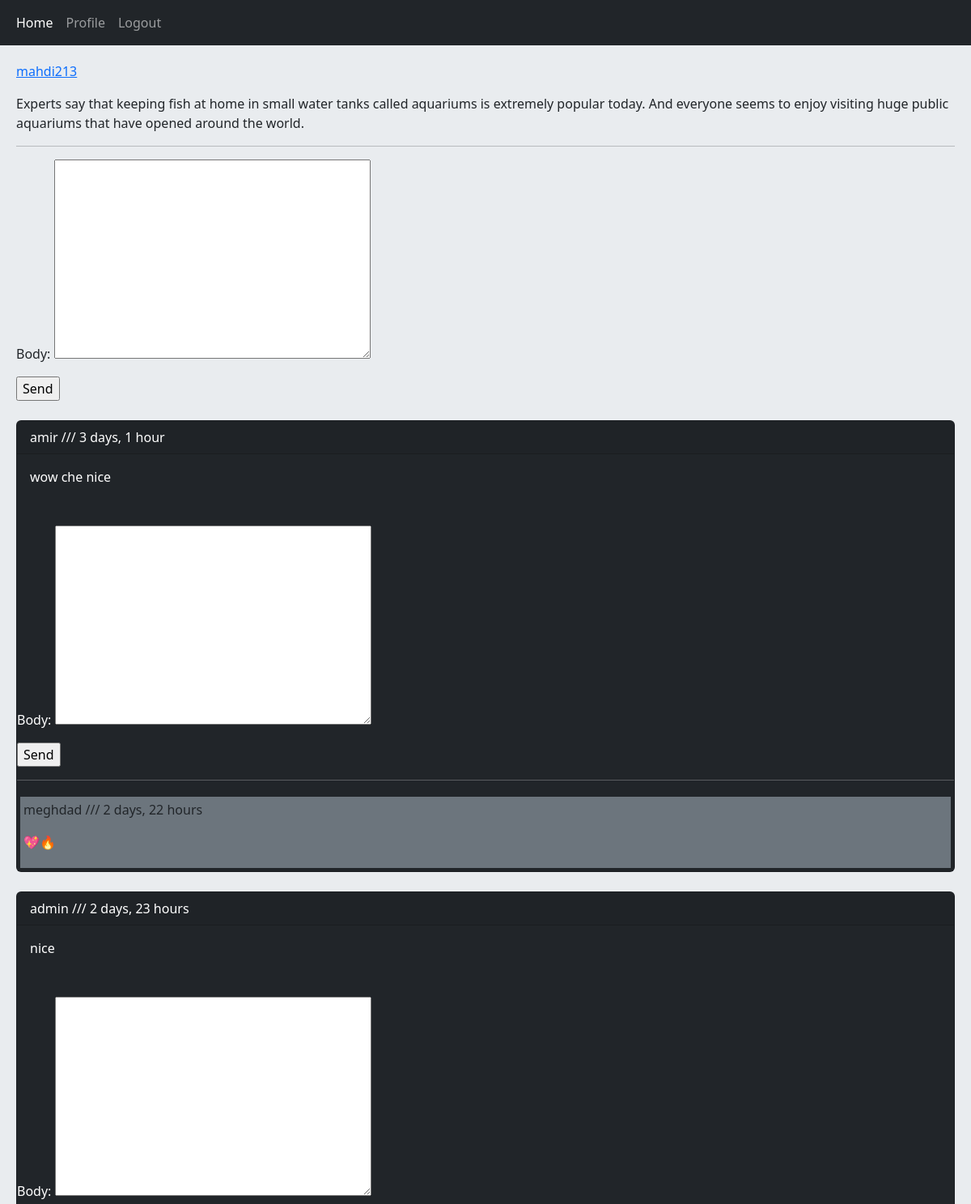
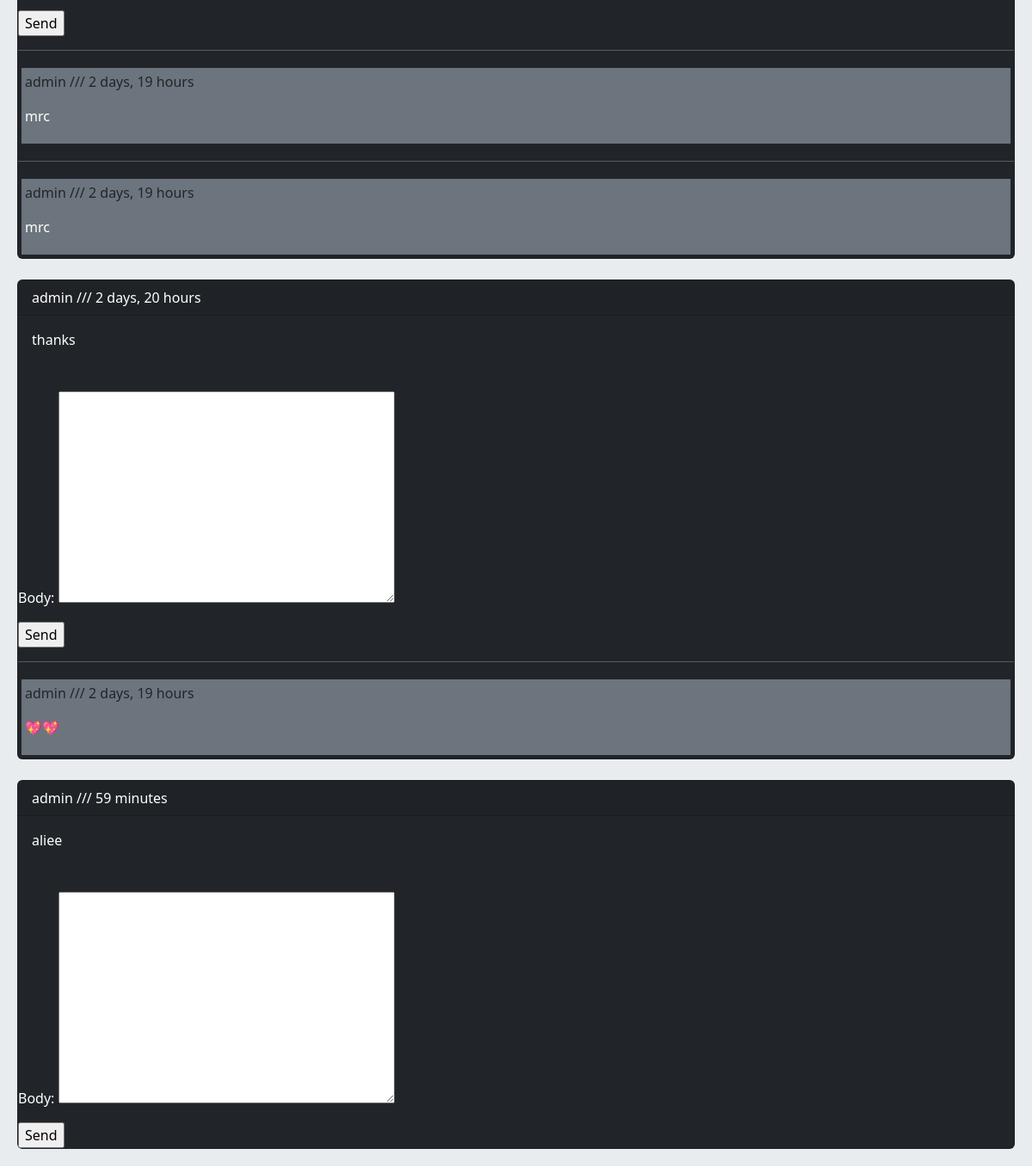
The page /post/8/Experts-say/ (signed in) on the database its author committed (2 pictures, top to bottom).
### home/models.py (models this page shows, shortened)
class Post(models.Model):
    user = models.ForeignKey(User, on_delete=models.CASCADE)
    body = models.CharField(max_length=500)
    slug = models.SlugField()
    create = models.DateTimeField(auto_now_add=True)
    update = models.DateTimeField(auto_now=True)
    class Meta:
        ordering = ['-create']

class Comment(models.Model):
    user = models.ForeignKey(User, on_delete=models.CASCADE, related_name="user_co")
    post = models.ForeignKey(Post, on_delete=models.CASCADE, related_name="post_co")
    body = models.CharField(max_length=200)
    reply = models.ForeignKey("Comment", on_delete=models.CASCADE , related_name="reply_co", null=True, blank=True )
    is_reply = models.BooleanField(default=False)
    create = models.DateTimeField(auto_now_add=True)

### home/views.py (the view, shortened to what this page needs)
# urls.py: path("post/<int:post_id>/<slug:slug_post>/", views.DetailPost.as_view(), name="detail_url"),
class DetailPost(View):
    form_class = CommentCreateForm
    form_reply = ReplyForm
    def setup(self, request, *args, **kwargs):
        self.post_instance = get_object_or_404(Post, id=kwargs["post_id"], slug=kwargs["slug_post"])
        return super().setup(request, *args, **kwargs)
    def get(self, request, *args, **kwargs):
        comments = self.post_instance.post_co.filter(is_reply=False)
        return render(request, "home/detail.html", {"post": self.post_instance, "comments": comments,"form":self.form_class, "reply": self.form_reply},)

### home/templates/home/detail.html (shortened to what this page needs)
{% extends "base.html" %}
{% block body %}
    <div>
        <p> <a href="{% url "account:profile_url" post.user.id %}"> {{ post.user }}</a></p>
        <p> {{ post.body }}</p> <hr>
    {% if user.is_authenticated %}
        <form action="" method="post">
             {{ form.as_p }}
            <input type="submit" value="Send">
        </form>
    {% else %}
        <p class="alert alert-danger"> you should login... </p>
    {% endif %}
     {% for comment in comments %}
         <br>
        <div class="card bg-dark text-white">
         <p class="card-header "> {{ comment.user }} /// {{ comment.create|timesince }}</p>
         <p class="card-body"> {{ comment.body }}</p>
            {% if user.is_authenticated %}
                <form action="{% url "home:reply_url" post.id comment.id %}" method="post" >
                        <p> {{ reply.as_p }}</p>
                        <input type="submit" value="Send" >
                </form>
            {% endif %}
            {% with  replies=comment.reply_co.all  %}
            {% for reply in replies %}
                <hr>
                <div class="bg-secondary p-1 m-1" >
                    <p class="text-dark" > {{ reply.user }} /// {{ reply.create|timesince }}</p>
                    <p> {{ reply.body }}</p>
                </div>
            {% endfor %}
            {% endwith %}
        </div>
     {% endfor %}
    </div>
{% endblock %}

### rows shown on the page
Post: user "mahdi213", body "Experts say that keeping fish at home in small water tanks called aquariums is extremely popular today. And everyone seems to enjoy visiting huge public aquariums that have opened around the world."
Comment: user "amir", create "3 days, 1 hour", body "wow che nice"
Comment: user "meghdad", create "2 days, 22 hours", body "💖🔥"
Comment: user "admin", create "2 days, 23 hours", body "nice"
Comment: user "admin", create "2 days, 19 hours", body "mrc"
Comment: user "admin", create "2 days, 19 hours", body "mrc"
Comment: user "admin", create "2 days, 20 hours", body "thanks"
Comment: user "admin", create "2 days, 19 hours", body "💖💖"
Comment: user "admin", create "59 minutes", body "aliee"
